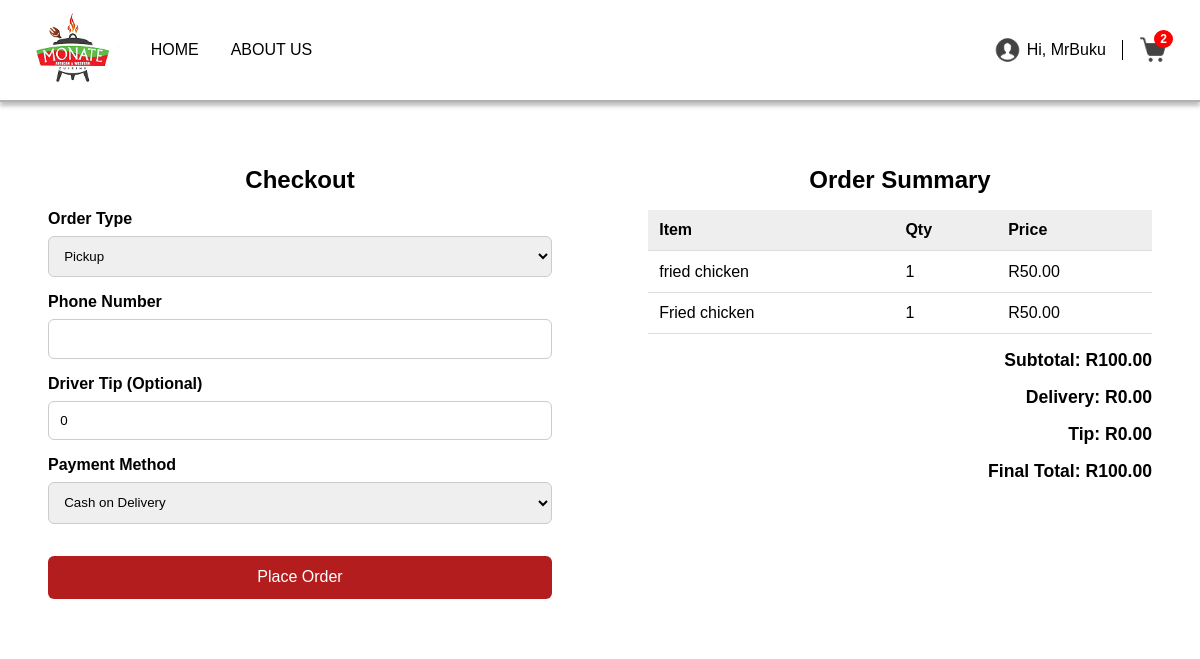
The page /menu/checkout.php?branch=Thohoyandou (signed in) on the database its author committed.
### tables this page shows
CREATE TABLE `cart` (
  `id` int(11) NOT NULL,
  `user_id` int(11) NOT NULL,
  `branch_location` varchar(255) NOT NULL,
  `item_id` int(11) NOT NULL,
  `name` varchar(255) NOT NULL,
  `price` decimal(10,2) NOT NULL,
  `quantity` int(11) NOT NULL DEFAULT 1,
  `sauce` varchar(100) DEFAULT NULL,
  `image` varchar(255) DEFAULT NULL,
  `created_at` timestamp NOT NULL DEFAULT current_timestamp()
);

### menu/checkout.php (the view, shortened to what this page needs)
<?php
require_once "../API/db.php";
$userId = $_SESSION["user_id"] ?? null;
$totalItems = 0;
$totalAmount = 0;
$cartItems = [];
$branch = $_GET["branch"] ?? null;
if ($userId && $branch) {
    $stmt = $conn->prepare("
        SELECT id, name, price, quantity, branch_location
        FROM Cart
        WHERE user_id = ? AND branch_location = ?
    ");
    $stmt->bind_param("is", $userId, $branch);
    $stmt->execute();
    $result = $stmt->get_result();
    while ($row = $result->fetch_assoc()) {
        $cartItems[] = $row;
    }
    $stmt = $conn->prepare("
        SELECT SUM(quantity) AS totalItems, SUM(price * quantity) AS totalAmount
        FROM Cart
        WHERE user_id = ? AND branch_location = ?
    ");
    $stmt->bind_param("is", $userId, $branch);
    $stmt->execute();
    $stmt->bind_result($totalItems, $totalAmount);
}
?>
<!DOCTYPE html>
<html lang="en">
<head>
</head>
<body>
  <header class="top-header">
    <div class="logo"><img src="img/logo 2.png" alt="Monate Logo"></div>
    <nav class="nav-links">
      <a href="../HOME/index.php">HOME</a>
      <a href="../About Us/index.php">ABOUT US</a>
    </nav>
    <div class="account-cart">
      <a href="../Sign in/index.php" class="account">
        <img src="img/profile.png" alt="Account">
        <span>
          <?php if (isset($_SESSION["username"])): ?>
            Hi, <?= htmlspecialchars($_SESSION["username"]); ?>
          <?php else: ?>
            ACCOUNT
          <?php endif; ?>
        </span>
      </a>
      <a href="cart.php" class="cart">
        <img src="img/shopping cart.png" alt="Cart">
        <?php if ($totalItems > 0): ?>
          <span class="cart-badge"><?= $totalItems ?></span>
        <?php endif; ?>
      </a>
    </div>
  </header>
  <main class="checkout-wrapper">
    <div class="checkout-container">
      <h2>Checkout</h2>
      <form action="process_order.php" method="POST" id="checkoutForm">
        <label for="orderType">Order Type</label>
        <select name="orderType" id="orderType" required>
          <option value="pickup">Pickup</option>
        </select>
        <label for="phone">Phone Number</label>
        <input type="tel" name="phone" id="phone" required>
        <label for="tip">Driver Tip (Optional)</label>
        <input type="number" name="tip" id="tip" min="0" value="0">
        <label for="payment">Payment Method</label>
        <select name="payment" id="payment" required>
          <option value="cash">Cash on Delivery</option>
        </select>
        <button type="submit" class="btn">Place Order</button>
      </form>
    </div>
    <div class="summary-container">
      <h2>Order Summary</h2>
      <table>
        <tr><th>Item</th><th>Qty</th><th>Price</th></tr>
        <?php foreach ($cartItems as $item): ?>
          <tr>
            <td><?= htmlspecialchars($item['name']) ?></td>
            <td><?= $item['quantity'] ?></td>
            <td>R<?= number_format($item['price'] * $item['quantity'], 2) ?></td>
          </tr>
        <?php endforeach; ?>
      </table>
      <div class="total-box">Subtotal: R<span id="subtotal"><?= number_format($totalAmount, 2) ?></span></div>
      <div class="total-box">Delivery: R<span id="deliveryCost">0.00</span></div>
      <div class="total-box">Tip: R<span id="tipAmount">0.00</span></div>
      <div class="total-box">Final Total: R<span id="finalTotal"><?= number_format($totalAmount, 2) ?></span></div>
    </div>
  </main>
</body>
</html>

### menu/checkout.php (style rules this page uses)
* { margin: 0; padding: 0; box-sizing: border-box; }
body { font-family: Arial, Helvetica, sans-serif; background: #fff; color: #000; }
.top-header { display: flex; align-items: center; padding: 0.5rem 2rem; background: #fff; border-bottom: 2px solid rgba(0,0,0,0.3); box-shadow: 0 4px 4px rgba(0,0,0,0.25); position: sticky; top: 0; z-index: 1000; }
.logo img { height: 80px; }
.nav-links { display: flex; gap: 2rem; margin-left: 2rem; }
.nav-links a { color: black; text-decoration: none; font-size: 1rem; font-weight: 400; }
.account-cart { display: flex; align-items: center; gap: 1rem; margin-left: auto; }
.account, .cart { display: flex; align-items: center; gap: 0.3rem; text-decoration: none; color: black; font-size: 1rem; }
.account img, .cart img { height: 30px; }
.cart { position: relative; }
.cart-badge { position: absolute; top: -5px; right: -5px; background: red; color: white; font-size: 12px; font-weight: bold; padding: 2px 6px; border-radius: 50%; }
.checkout-wrapper { display: flex; justify-content: space-between; gap: 2rem; max-width: 1200px; margin: 2rem auto; padding: 0 1rem; }
.checkout-container, .summary-container { flex: 1; background: #fff; padding: 2rem; border-radius: 10px; }
.checkout-container h2, .summary-container h2 { margin-bottom: 1rem; text-align: center; }
label { font-weight: bold; display: block; margin-top: 1rem; }
input, select, textarea { width: 100%; padding: 0.7rem; margin-top: 0.5rem; border: 1px solid #ccc; border-radius: 6px; }
.btn { margin-top: 2rem; padding: 0.8rem; width: 100%; border: none; border-radius: 6px; background:rgb(179, 29, 29); color: #fff; font-size: 1rem; cursor: pointer; }
table { width: 100%; border-collapse: collapse; margin-top: 1rem; }
table th, table td { border-bottom: 1px solid #ddd; padding: 0.7rem; text-align: left; }
table th { background: #eee; }
.total-box { margin-top: 1rem; font-size: 1.1rem; font-weight: bold; text-align: right; }

### rows shown on the page
cart: name "fried chicken", quantity "1", $item['price']*$item['quantity'] "50.00"
cart: name "Fried chicken", quantity "1", $item['price']*$item['quantity'] "50.00"

### other values the page prints
$_SESSION["username"] "MrBuku"
$totalItems "2"
$totalAmount "100.00"
